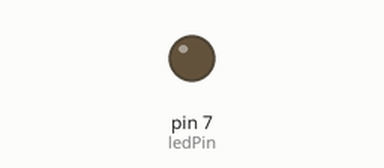
The sketch below on a simulated Arduino Uno, built with avr-gcc and run on an emulated ATmega328P. Shown: output pins drawn as LEDs (lit = HIGH).

Above: at 0.15 s.
Timing chart, 0 to 1.6 s (numbered marks = the images above):
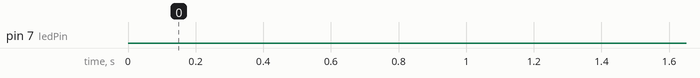

The sketch:

week_1.ino
```cpp
// Simple Blink

int ledPin = 7;

void setup() {
  pinMode(ledPin, OUTPUT);
}

void loop() {
  digitalWrite(ledPin, HIGH);
  delay(5);
  digitalWrite(ledPin, LOW);
  delay(25);

}
```
